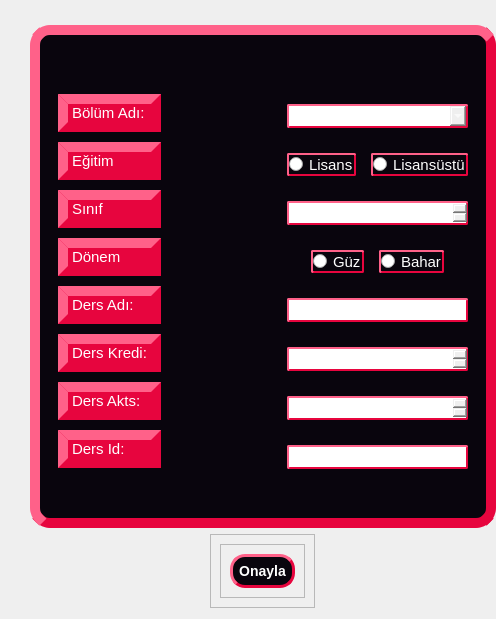
         <widget class="QWidget" name="pageDersEkle">
          <layout class="QVBoxLayout" name="verticalLayout_25">
           <property name="leftMargin">
            <number>30</number>
           </property>
           <property name="topMargin">
            <number>25</number>
           </property>
           <property name="rightMargin">
            <number>0</number>
           </property>
           <item alignment="Qt::AlignHCenter|Qt::AlignVCenter">
            <widget class="QFrame" name="frame_23">
             <property name="styleSheet">
              <string notr="true">QFrame{
background-color: rgb(9,5,13);
border-color: rgb(231, 5, 62);
border-width: 10px;
border-style: outset;
border-radius: 20px;
}</string>
             </property>
             <property name="frameShape">
              <enum>QFrame::StyledPanel</enum>
             </property>
             <property name="frameShadow">
              <enum>QFrame::Raised</enum>
             </property>
             <layout class="QHBoxLayout" name="horizontalLayout_9" stretch="50,50">
              <property name="leftMargin">
               <number>9</number>
              </property>
              <property name="rightMargin">
               <number>9</number>
              </property>
              <property name="bottomMargin">
               <number>40</number>
              </property>
              <item alignment="Qt::AlignHCenter|Qt::AlignVCenter">
               <widget class="QFrame" name="frame_25">
                <property name="styleSheet">
                 <string notr="true">border:none;</string>
                </property>
                <property name="frameShape">
                 <enum>QFrame::StyledPanel</enum>
                </property>
                <property name="frameShadow">
                 <enum>QFrame::Raised</enum>
                </property>
                <layout class="QVBoxLayout" name="verticalLayout_26">
                 <property name="spacing">
                  <number>10</number>
                 </property>
                 <property name="topMargin">
                  <number>50</number>
                 </property>
                 <property name="rightMargin">
                  <number>60</number>
                 </property>
                 <item>
                  <widget class="QLabel" name="label_14">
                   <property name="styleSheet">
                    <string notr="true">QLabel{
background-color: rgb(231, 5, 62);
border-color: rgb(231, 5, 62);
border-width: 10px;
border-style: outset;
border-radius: 20px;
color:rgb(255,255,255);
font-size: 15px;
}</string>
                   </property>
                   <property name="text">
                    <string>Bölüm Adı:</string>
                   </property>
                  </widget>
                 </item>
                 <item>
                  <widget class="QLabel" name="label_21">
                   <property name="styleSheet">
                    <string notr="true">QLabel{
background-color: rgb(231, 5, 62);
border-color: rgb(231, 5, 62);
border-width: 10px;
border-style: outset;
border-radius: 20px;
color:rgb(255,255,255);
font-size: 15px;
}</string>
                   </property>
                   <property name="text">
                    <string>Eğitim</string>
                   </property>
                  </widget>
                 </item>
                 <item>
                  <widget class="QLabel" name="label_18">
                   <property name="styleSheet">
                    <string notr="true">QLabel{
background-color: rgb(231, 5, 62);
border-color: rgb(231, 5, 62);
border-width: 10px;
border-style: outset;
border-radius: 20px;
color:rgb(255,255,255);
font-size: 15px;
}</string>
                   </property>
                   <property name="text">
                    <string>Sınıf</string>
                   </property>
                  </widget>
                 </item>
                 <item>
                  <widget class="QLabel" name="label_19">
                   <property name="styleSheet">
                    <string notr="true">QLabel{
background-color: rgb(231, 5, 62);
border-color: rgb(231, 5, 62);
border-width: 10px;
border-style: outset;
border-radius: 20px;
color:rgb(255,255,255);
font-size: 15px;
}</string>
                   </property>
                   <property name="text">
                    <string>Dönem</string>
                   </property>
                  </widget>
                 </item>
                 <item>
                  <widget class="QLabel" name="label_13">
                   <property name="styleSheet">
                    <string notr="true">QLabel{
background-color: rgb(231, 5, 62);
border-color: rgb(231, 5, 62);
border-width: 10px;
border-style: outset;
border-radius: 20px;
color:rgb(255,255,255);
font-size: 15px;
}</string>
                   </property>
                   <property name="text">
                    <string>Ders Adı:</string>
                   </property>
                  </widget>
                 </item>
                 <item>
                  <widget class="QLabel" name="label_16">
                   <property name="styleSheet">
                    <string notr="true">QLabel{
background-color: rgb(231, 5, 62);
border-color: rgb(231, 5, 62);
border-width: 10px;
border-style: outset;
border-radius: 20px;
color:rgb(255,255,255);
font-size: 15px;
}</string>
                   </property>
                   <property name="text">
                    <string>Ders Kredi:</string>
                   </property>
                  </widget>
                 </item>
                 <item>
                  <widget class="QLabel" name="label_17">
                   <property name="styleSheet">
                    <string notr="true">QLabel{
background-color: rgb(231, 5, 62);
border-color: rgb(231, 5, 62);
border-width: 10px;
border-style: outset;
border-radius: 20px;
color:rgb(255,255,255);
font-size: 15px;
}</string>
                   </property>
                   <property name="text">
                    <string>Ders Akts:</string>
                   </property>
                  </widget>
                 </item>
                 <item>
                  <widget class="QLabel" name="label_15">
                   <property name="styleSheet">
                    <string notr="true">QLabel{
background-color: rgb(231, 5, 62);
border-color: rgb(231, 5, 62);
border-width: 10px;
border-style: outset;
border-radius: 20px;
color:rgb(255,255,255);
font-size: 15px;
}</string>
                   </property>
                   <property name="text">
                    <string>Ders Id:</string>
                   </property>
                  </widget>
                 </item>
                </layout>
               </widget>
              </item>
              <item alignment="Qt::AlignHCenter|Qt::AlignVCenter">
               <widget class="QFrame" name="frame_26">
                <property name="styleSheet">
                 <string notr="true">border:none;</string>
                </property>
                <property name="frameShape">
                 <enum>QFrame::StyledPanel</enum>
                </property>
                <property name="frameShadow">
                 <enum>QFrame::Raised</enum>
                </property>
                <layout class="QVBoxLayout" name="verticalLayout_27">
                 <property name="spacing">
                  <number>25</number>
                 </property>
                 <property name="leftMargin">
                  <number>60</number>
                 </property>
                 <property name="topMargin">
                  <number>60</number>
                 </property>
                 <item>
                  <widget class="QComboBox" name="cmBoxDersEkleBolum">
                   <property name="styleSheet">
                    <string notr="true">QComboBox{
border-color: rgb(231, 5, 62);
border-width: 2px;
border-style: outset;
border-radius: 2px;
color:rgb(255,255,255);
font-size: 15px;
}

QComboBox:hover {
background-color: qlineargradient(spread:pad, x1:0, y1:1, x2:0, y2:0, stop:0 rgb(41, 128, 185), stop:1 rgb(52, 152, 219));
}

QComboBox QAbstractItemView {
selection-background-color: lightgray;
color:rgb(255,255,255);
}</string>
                   </property>
                  </widget>
                 </item>
                 <item>
                  <widget class="QFrame" name="frame_53">
                   <property name="frameShape">
                    <enum>QFrame::StyledPanel</enum>
                   </property>
                   <property name="frameShadow">
                    <enum>QFrame::Raised</enum>
                   </property>
                   <layout class="QHBoxLayout" name="horizontalLayout_19">
                    <property name="spacing">
                     <number>15</number>
                    </property>
                    <property name="leftMargin">
                     <number>0</number>
                    </property>
                    <property name="topMargin">
                     <number>0</number>
                    </property>
                    <property name="rightMargin">
                     <number>0</number>
                    </property>
                    <property name="bottomMargin">
                     <number>0</number>
                    </property>
                    <item>
                     <widget class="QRadioButton" name="rdDersEkleLisans">
                      <property name="styleSheet">
                       <string notr="true">QRadioButton{
border-color: rgb(231, 5, 62);
border-width: 2px;
border-style: outset;
border-radius: 2px;
color:rgb(255,255,255);
font-size: 15px;
}

QRadioButton:hover {
background-color: qlineargradient(spread:pad, x1:0, y1:1, x2:0, y2:0, stop:0 rgb(41, 128, 185), stop:1 rgb(52, 152, 219));
}</string>
                      </property>
                      <property name="text">
                       <string>Lisans</string>
                      </property>
                     </widget>
                    </item>
                    <item>
                     <widget class="QRadioButton" name="rdDersEkleLisansustu">
                      <property name="styleSheet">
                       <string notr="true">QRadioButton{
border-color: rgb(231, 5, 62);
border-width: 2px;
border-style: outset;
border-radius: 2px;
color:rgb(255,255,255);
font-size: 15px;
}

QRadioButton:hover {
background-color: qlineargradient(spread:pad, x1:0, y1:1, x2:0, y2:0, stop:0 rgb(41, 128, 185), stop:1 rgb(52, 152, 219));
}</string>
                      </property>
                      <property name="text">
                       <string>Lisansüstü</string>
                      </property>
                     </widget>
                    </item>
                   </layout>
                  </widget>
                 </item>
                 <item>
                  <widget class="QSpinBox" name="spBoxDersEkleSinif">
                   <property name="styleSheet">
                    <string notr="true">QSpinBox{
border-color: rgb(231, 5, 62);
border-width: 2px;
border-style: outset;
border-radius: 2px;
color:rgb(255,255,255);
font-size: 15px;
}

QSpinBox:hover {
background-color: qlineargradient(spread:pad, x1:0, y1:1, x2:0, y2:0, stop:0 rgb(41, 128, 185), stop:1 rgb(52, 152, 219));
}</string>
                   </property>
                   <property name="minimum">
                    <number>1</number>
                   </property>
                   <property name="maximum">
                    <number>6</number>
                   </property>
                  </widget>
                 </item>
                 <item alignment="Qt::AlignHCenter|Qt::AlignVCenter">
                  <widget class="QFrame" name="frame_28">
                   <property name="frameShape">
                    <enum>QFrame::StyledPanel</enum>
                   </property>
                   <property name="frameShadow">
                    <enum>QFrame::Raised</enum>
                   </property>
                   <layout class="QHBoxLayout" name="horizontalLayout_10">
                    <property name="spacing">
                     <number>15</number>
                    </property>
                    <property name="leftMargin">
                     <number>0</number>
                    </property>
                    <property name="topMargin">
                     <number>0</number>
                    </property>
                    <property name="rightMargin">
                     <number>0</number>
                    </property>
                    <property name="bottomMargin">
                     <number>0</number>
                    </property>
                    <item>
                     <widget class="QRadioButton" name="rdDersEkleGuz">
                      <property name="styleSheet">
                       <string notr="true">QRadioButton{
border-color: rgb(231, 5, 62);
border-width: 2px;
border-style: outset;
border-radius: 2px;
color:rgb(255,255,255);
font-size: 15px;
}

QRadioButton:hover {
background-color: qlineargradient(spread:pad, x1:0, y1:1, x2:0, y2:0, stop:0 rgb(41, 128, 185), stop:1 rgb(52, 152, 219));
}</string>
                      </property>
                      <property name="text">
                       <string>Güz</string>
                      </property>
                     </widget>
                    </item>
                    <item>
                     <widget class="QRadioButton" name="rdDersEkleBahar">
                      <property name="styleSheet">
                       <string notr="true">QRadioButton{
border-color: rgb(231, 5, 62);
border-width: 2px;
border-style: outset;
border-radius: 2px;
color:rgb(255,255,255);
font-size: 15px;
}

QRadioButton:hover {
background-color: qlineargradient(spread:pad, x1:0, y1:1, x2:0, y2:0, stop:0 rgb(41, 128, 185), stop:1 rgb(52, 152, 219));
}</string>
                      </property>
                      <property name="text">
                       <string>Bahar</string>
                      </property>
                     </widget>
                    </item>
                   </layout>
                  </widget>
                 </item>
                 <item>
                  <widget class="QLineEdit" name="lnEkleDersAd">
                   <property name="styleSheet">
                    <string notr="true">QLineEdit{
border-color: rgb(231, 5, 62);
border-width: 2px;
border-style: outset;
border-radius: 2px;
color:rgb(255,255,255);
font-size: 15px;
}

QLineEdit:hover {
background-color: qlineargradient(spread:pad, x1:0, y1:1, x2:0, y2:0, stop:0 rgb(41, 128, 185), stop:1 rgb(52, 152, 219));
}</string>
                   </property>
                  </widget>
                 </item>
                 <item>
                  <widget class="QSpinBox" name="spBoxDersKredi">
                   <property name="styleSheet">
                    <string notr="true">QSpinBox{
border-color: rgb(231, 5, 62);
border-width: 2px;
border-style: outset;
border-radius: 2px;
color:rgb(255,255,255);
font-size: 15px;
}

QSpinBox:hover {
background-color: qlineargradient(spread:pad, x1:0, y1:1, x2:0, y2:0, stop:0 rgb(41, 128, 185), stop:1 rgb(52, 152, 219));
}</string>
                   </property>
                  </widget>
                 </item>
                 <item>
                  <widget class="QSpinBox" name="spBoxDersAkts">
                   <property name="styleSheet">
                    <string notr="true">QSpinBox{
border-color: rgb(231, 5, 62);
border-width: 2px;
border-style: outset;
border-radius: 2px;
color:rgb(255,255,255);
font-size: 15px;
}

QSpinBox:hover {
background-color: qlineargradient(spread:pad, x1:0, y1:1, x2:0, y2:0, stop:0 rgb(41, 128, 185), stop:1 rgb(52, 152, 219));
}</string>
                   </property>
                  </widget>
                 </item>
                 <item>
                  <widget class="QLineEdit" name="lnEkleDersId">
                   <property name="styleSheet">
                    <string notr="true">QLineEdit{
border-color: rgb(231, 5, 62);
border-width: 2px;
border-style: outset;
border-radius: 2px;
color:rgb(255,255,255);
font-size: 15px;
}

QLineEdit:hover {
background-color: qlineargradient(spread:pad, x1:0, y1:1, x2:0, y2:0, stop:0 rgb(41, 128, 185), stop:1 rgb(52, 152, 219));
}</string>
                   </property>
                  </widget>
                 </item>
                </layout>
               </widget>
              </item>
             </layout>
            </widget>
           </item>
           <item alignment="Qt::AlignHCenter|Qt::AlignVCenter">
            <widget class="QFrame" name="frame_24">
             <property name="frameShape">
              <enum>QFrame::StyledPanel</enum>
             </property>
             <property name="frameShadow">
              <enum>QFrame::Raised</enum>
             </property>
             <layout class="QVBoxLayout" name="verticalLayout_28">
              <item alignment="Qt::AlignHCenter|Qt::AlignVCenter">
               <widget class="QFrame" name="frame_27">
                <property name="frameShape">
                 <enum>QFrame::StyledPanel</enum>
                </property>
                <property name="frameShadow">
                 <enum>QFrame::Raised</enum>
                </property>
                <layout class="QVBoxLayout" name="verticalLayout_29">
                 <item>
                  <widget class="QPushButton" name="btnDersEkleOnayla">
                   <property name="styleSheet">
                    <string notr="true">QPushButton {
	background-color: rgb(9,5,13);
    border-style: outset;
    border-width: 3px;
    border-radius: 15px;
    border-color: rgb(231,5,62);
    font: bold 14px;
	color:rgb(255,255,255);
    min-width: 10em;
    padding: 6px;
}

QPushButton:hover {
background-color: qlineargradient(spread:pad, x1:0, y1:1, x2:0, y2:0, stop:0 rgb(41, 128, 185), stop:1 rgb(52, 152, 219));
}</string>
                   </property>
                   <property name="text">
                    <string>Onayla</string>
                   </property>
                  </widget>
                 </item>
                </layout>
               </widget>
              </item>
             </layout>
            </widget>
           </item>
          </layout>
         </widget>
